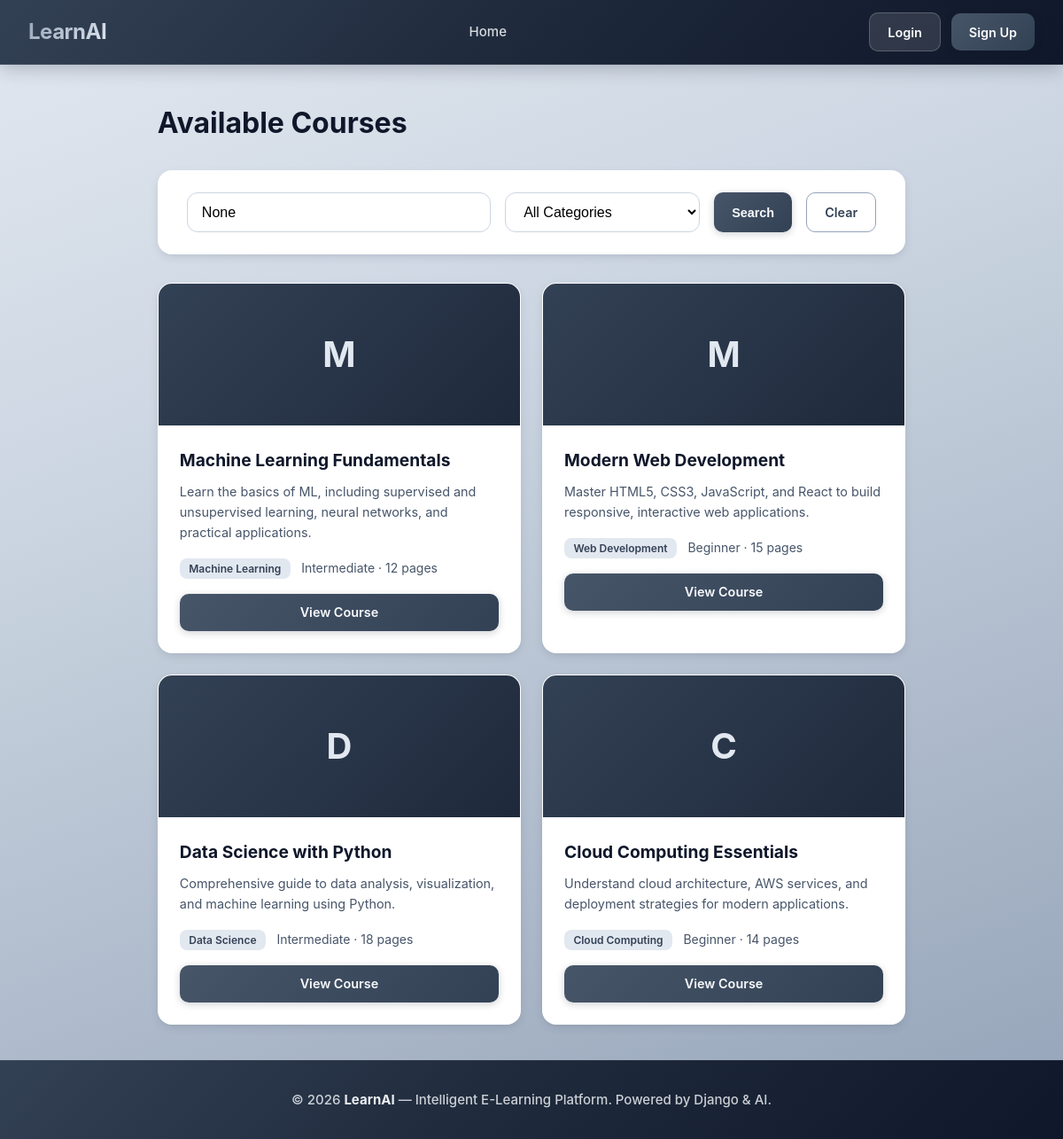
Page /courses/ on the committed database.
### core/models.py (models this page shows, shortened)
class Course(models.Model):
    CATEGORIES = [
        ('web_development', 'Web Development'),
        ('data_science', 'Data Science'),
        ('machine_learning', 'Machine Learning'),
        ('mobile_development', 'Mobile Development'),
        ('cloud_computing', 'Cloud Computing'),
        ('artificial_intelligence', 'Artificial Intelligence'),
    ]
    LEVELS = [
        ('beginner', 'Beginner'),
        ('intermediate', 'Intermediate'),
        ('advanced', 'Advanced'),
    ]
    title = models.CharField(max_length=200)
    description = models.TextField()
    category = models.CharField(max_length=50, choices=CATEGORIES)
    level = models.CharField(max_length=20, choices=LEVELS)
    duration_hours = models.IntegerField(default=0)
    lessons_count = models.IntegerField(default=0)
    enrolled_count = models.IntegerField(default=0)
    rating = models.FloatField(default=0.0)
    topics = models.JSONField(default=list, blank=True)
    content_types = models.JSONField(default=list, blank=True)
    pdf_file = models.FileField(upload_to='courses/', null=True, blank=True)
    total_pages = models.PositiveIntegerField(default=1)
    summary_for_chat = models.TextField(blank=True, help_text='Course summary/key points for chatbot answers')
    created_at = models.DateTimeField(auto_now_add=True)
    updated_at = models.DateTimeField(auto_now=True)
    class Meta:
        ordering = ['-rating', '-enrolled_count']

### core/views.py (the view)
# urls.py: path('courses/', views.courses_view, name='courses'),
def courses_view(request):
    courses = Course.objects.exclude(summary_for_chat='').order_by('id')[:4]
    if not courses.exists():
        courses = Course.objects.filter(total_pages__gte=1).order_by('id')[:4]
    context = {
        'courses': courses,
        'category': None,
        'query': None
    }
    return render(request, 'core/courses.html', context)

### templates/core/courses.html (shortened to what this page needs)
{% extends 'base.html' %}
{% block content %}
<div class="container">
    <h1 style="font-size: 2rem; font-weight: 700; margin-bottom: 1.75rem; color: var(--text-primary);">Available Courses</h1>
    <div class="card" style="margin-bottom: 2rem;">
        <form method="get" style="display: flex; gap: 1rem; flex-wrap: wrap;">
            <input type="text" name="q" placeholder="Search courses..." value="{{ query }}" style="flex: 1; min-width: 200px;">
            <select name="category" style="max-width: 220px;">
                <option value="">All Categories</option>
            </select>
            <button type="submit" class="btn btn-primary">Search</button>
            <a href="{% url 'core:courses' %}" class="btn btn-outline">Clear</a>
        </form>
    </div>
    <div style="display: grid; grid-template-columns: repeat(auto-fit, minmax(320px, 1fr)); gap: 1.5rem;">
        {% for course in courses %}
        <div class="card" style="padding: 0; overflow: hidden; transition: transform 0.2s, box-shadow 0.2s;" onmouseover="this.style.transform='translateY(-4px)'; this.style.boxShadow='var(--shadow-lg)';" onmouseout="this.style.transform='translateY(0)'; this.style.boxShadow='var(--shadow-md)';">
            <div style="height: 160px; background: linear-gradient(135deg, #334155 0%, #1e293b 100%); display: flex; align-items: center; justify-content: center; color: #e2e8f0; font-size: 2.5rem; font-weight: 700;">{{ course.title|first }}</div>
            <div style="padding: 1.5rem;">
                <h3 style="font-size: 1.2rem; font-weight: 700; margin-bottom: 0.5rem; color: var(--text-primary);">{{ course.title }}</h3>
                <p style="color: var(--text-secondary); margin-bottom: 1rem; font-size: 0.9rem;">{{ course.description|truncatewords:20 }}</p>
                <div style="margin-bottom: 1rem;">
                    <span style="background: var(--slate-200); color: var(--slate-700); padding: 0.25rem 0.65rem; border-radius: 8px; font-size: 0.75rem; font-weight: 600;">{{ course.get_category_display }}</span>
                    <span style="color: var(--text-secondary); font-size: 0.875rem; margin-left: 0.5rem;">{{ course.get_level_display }} · {{ course.total_pages }} pages</span>
                </div>
                <a href="{% url 'core:course_detail' course.id %}" class="btn btn-primary" style="width: 100%; text-align: center;">View Course</a>
            </div>
        </div>
        {% empty %}
        <div class="card" style="grid-column: 1 / -1; text-align: center; padding: 3rem;">
            <p style="color: var(--text-secondary); font-size: 1.1rem;">No courses found.</p>
        </div>
        {% endfor %}
    </div>
</div>
{% endblock %}

### templates/base.html (style rules this page uses)
:root { --slate-50: #f8fafc; --slate-100: #f1f5f9; --slate-200: #e2e8f0; --slate-300: #cbd5e1; --slate-400: #94a3b8; --slate-500: #64748b; --slate-600: #475569; --slate-700: #334155; --slate-800: #1e293b; --slate-900: #0f172a; --primary-color: #4f5d9e; --primary-dark: #3d4a7c; --secondary-color: #5b6ba8; --accent-color: #38bdf8; --background: linear-gradient(160deg, #e2e8f0 0%, #cbd5e1 35%, #94a3b8 100%); --background-solid: #c5cfe0; --surface: #ffffff; --surface-elevated: #f8fafc; --text-primary: #0f172a; --text-secondary: #475569; --border-color: #cbd5e1; --shadow-sm: 0 1px 3px 0 rgba(15, 23, 42, 0.08); --shadow-md: 0 4px 12px -2px rgba(15, 23, 42, 0.12), 0 2px 6px -2px rgba(15, 23, 42, 0.06); --shadow-lg: 0 10px 25px -5px rgba(15, 23, 42, 0.12), 0 4px 10px -5px rgba(15, 23, 42, 0.08); --radius: 12px; --radius-lg: 16px; --nav-gradient: linear-gradient(135deg, #334155 0%, #1e293b 50%, #0f172a 100%); }
* { margin: 0; padding: 0; box-sizing: border-box; }
body { font-family: 'Inter', 'Segoe UI', system-ui, -apple-system, sans-serif; background: var(--background); background-attachment: fixed; color: var(--text-primary); line-height: 1.6; min-height: 100vh; display: flex; flex-direction: column; }
.btn { padding: 0.6rem 1.25rem; border-radius: 10px; font-weight: 600; cursor: pointer; transition: all 0.2s ease; border: none; font-size: 0.9rem; text-decoration: none; display: inline-block; }
.btn-primary { background: linear-gradient(135deg, #475569 0%, #334155 100%); color: #f8fafc; box-shadow: 0 2px 8px rgba(15, 23, 42, 0.2); }
.btn-outline { background: transparent; color: var(--slate-700); border: 1px solid var(--slate-400); }
.container { max-width: 1200px; margin: 0 auto; padding: 2.5rem 1.5rem; flex: 1; }
.card { background: var(--surface); border-radius: var(--radius-lg); padding: 1.5rem 2rem; box-shadow: var(--shadow-md); border: 1px solid rgba(255, 255, 255, 0.6); }
input[type="text"], input[type="email"], input[type="password"], input[type="number"], select { width: 100%; padding: 0.75rem 1rem; border: 1px solid var(--border-color); border-radius: var(--radius); font-size: 1rem; background: var(--surface); transition: border-color 0.2s, box-shadow 0.2s; }

### rows in the picture
Course: title|first "M", title "Machine Learning Fundamentals", description "Learn the basics of ML, including supervised and unsupervised learning, neural networks, and practical applications.", category "Machine Learning", level "Intermediate", total_pages "12"
Course: title|first "M", title "Modern Web Development", description "Master HTML5, CSS3, JavaScript, and React to build responsive, interactive web applications.", category "Web Development", level "Beginner", total_pages "15"
Course: title|first "D", title "Data Science with Python", description "Comprehensive guide to data analysis, visualization, and machine learning using Python.", category "Data Science", level "Intermediate", total_pages "18"
Course: title|first "C", title "Cloud Computing Essentials", description "Understand cloud architecture, AWS services, and deployment strategies for modern applications.", category "Cloud Computing", level "Beginner", total_pages "14"
